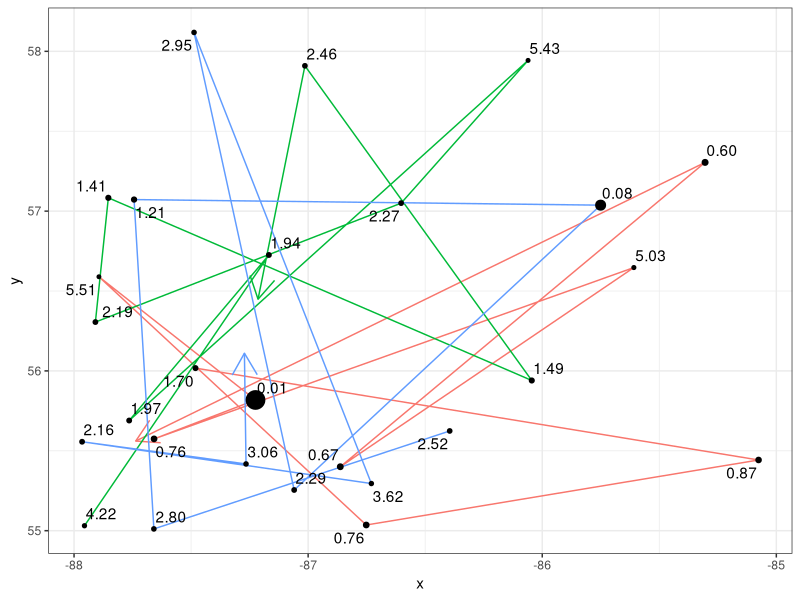

Write R code to recreate this figure.
# https://static-content.springer.com/esm/art%3A10.1038%2Fnature08891/MediaObjects/41586_2010_BFnature08891_MOESM272_ESM.pdf


# https://www.zora.uzh.ch/id/eprint/9627/10/2008_Dodge_etal_IV_2008_MoveAnalysisTaxonomy_preprint.pdf
# https://cran.r-project.org/web/packages/collapse/collapse.pdf

library(data.table)
library(ggplot2)
library(sf)
library(lwgeom)


calc_az <- function(DT) {
  DT[, az := c(
    units::drop_units(
      lwgeom::st_geod_azimuth(st_as_sf(.SD, coords = c('x', 'y'), crs = 4326))),
    NA), by = id]
}

shift_window <- function(x, size) {
  c(
    shift(x, n = size, type = 'lead'),
    x,
    shift(x, n = size, type = 'lag')
  )
}


shift_window(c(1, 2, 3, 4, 5), 2)

calc_dir_corr_delay <- function(DT, window = 5) {
  calc_az(DT)

  # TODO: switch datetime to group_times
  cast <- dcast(DT, datetime ~ id, value.var = 'az')

  # cast[cast, on = .(datetime = between(datetime, datetime - window, datetime + window))]
  # cast[3 + seq(-2, 2),
  #      fdiff(c(A,  B))]

  only_pos <- function(x) {x[x <= 0] <- NA; x}

  cast[, A] - cast[only_pos(seq.int(.N) - 2), B]
  cast[, A] - cast[only_pos(seq.int(.N) - 1), B]
  cast[, A] - cast[only_pos(seq.int(.N)), B]
  cast[, A] - cast[only_pos(seq.int(.N) + 1), B]
  cast[, A] - cast[only_pos(seq.int(.N) + 2), B]

  lapply(unique(cast$datetime), FUN = function(i) {
    which_i <- which(cast$datetime == i)
    which_b <- which_i + seq(-window, window)

    cast[which_i, A] -
      cast[, B[which_b[which_b > 0]]]
  })


  cast

  D(cast, cols = function(x) x$A[3] - x$B[seq(-3, 3)])

  as.matrix(cast[, .(A, B)])

  c(-2, 3, 4) - 2

  cast[5, which.min(flag(B, seq(-2, 2)) - A)]

  cast[5, A] - flag(cast$B, seq(-2, 2))


  dapply()

  TRA(cast,
      STATS = ,
      FUN = "-",
      )

  cast[, shift(A, seq(-window, window))]
  cast[, A] %r-% cast[, shift(B, seq(-window, window))]

  cast[, A - B]
  # TODO: ensure sort by datetime?


  # https://stackoverflow.com/questions/24520720/subtract-a-constant-vector-from-each-row-in-a-matrix-in-r
  # {collapse}
  # lapply(seq.int(window), function(i) {
  #   lapply(unique(DT$id), function(focal) {
  #     cast[, , env = .()]
  #   })
  # })

  # roll?

  # focal <- 'A'

  # seq(-window, window)
  # which.max
  #
  # sweep(cast[, .(B)], MARGIN = 1, FUN = sum)
  #
  # cast[, A %-% B]
  #
  # A <- cast$A
  # t(t(cast$B)) - A
  #
  # cast
  #
  # cast[, matrix(shift(.SD, n = c(-3, -2, -1, 0, 1, 2, 3))),
  #      # env = list(focal = focal),
  #      .SDcols = 'B']
  #      # .SDcols = -c('datetime', focal)]


  # DT[, diff := as.numeric(dist(az)), by = datetime]
  # DT[, min_diff := diff == min(diff, na.rm = TRUE)]

  # TODO: figure out directionality

  # TODO: extend to 3
  # TODO: extend to exclude based on distance, or is this based on
  #       group_times -> group_pts -> runs of groups together -> calc dirr cor delay

  # Troubleshooting:
  # Error in set(x, j = name, value = value) :
  # Supplied 9 items to be assigned to 10 items of column 'az'. If you wish to 'recycle' the RHS please use rep() to make this intent clear to readers of your code.
  # ^ Related to units and st_geod_azimuth dropping last instead of returning NA
  # ^ Related: https://github.com/r-quantities/units/issues/163
}


n <- 30
n_id <- 3
DT <- data.table(
  x = -88 + rexp(n),
  y = 55 + rexp(n),
  id = LETTERS[seq.int(n_id)],
  i = rep(seq.int(n / n_id), each = n_id, from = 1, to = n / n_id)
)
DT[, datetime := seq.POSIXt(
  as.POSIXct('2022-01-01 10:00:00'),
  as.POSIXct('2022-01-02 10:00:00'),
  length.out = .N),
  by = id
]

calc_az(DT)
print(DT)

DT[, diff := as.numeric(dist(az)), by = datetime]

g <- ggplot(DT) +
  geom_path(aes(x, y, color = id, group = id), arrow = arrow()) +
  ggrepel::geom_text_repel(
    aes(x, y,
        label = ifelse(is.na(diff), "", sprintf("%.2f", diff))),
    min.segment.length = 100) +
  geom_point(aes(x, y, size = 1 / diff), na.rm = TRUE)  +
  theme_bw() +
  guides(size = 'none', color = 'none')

plot(g)
